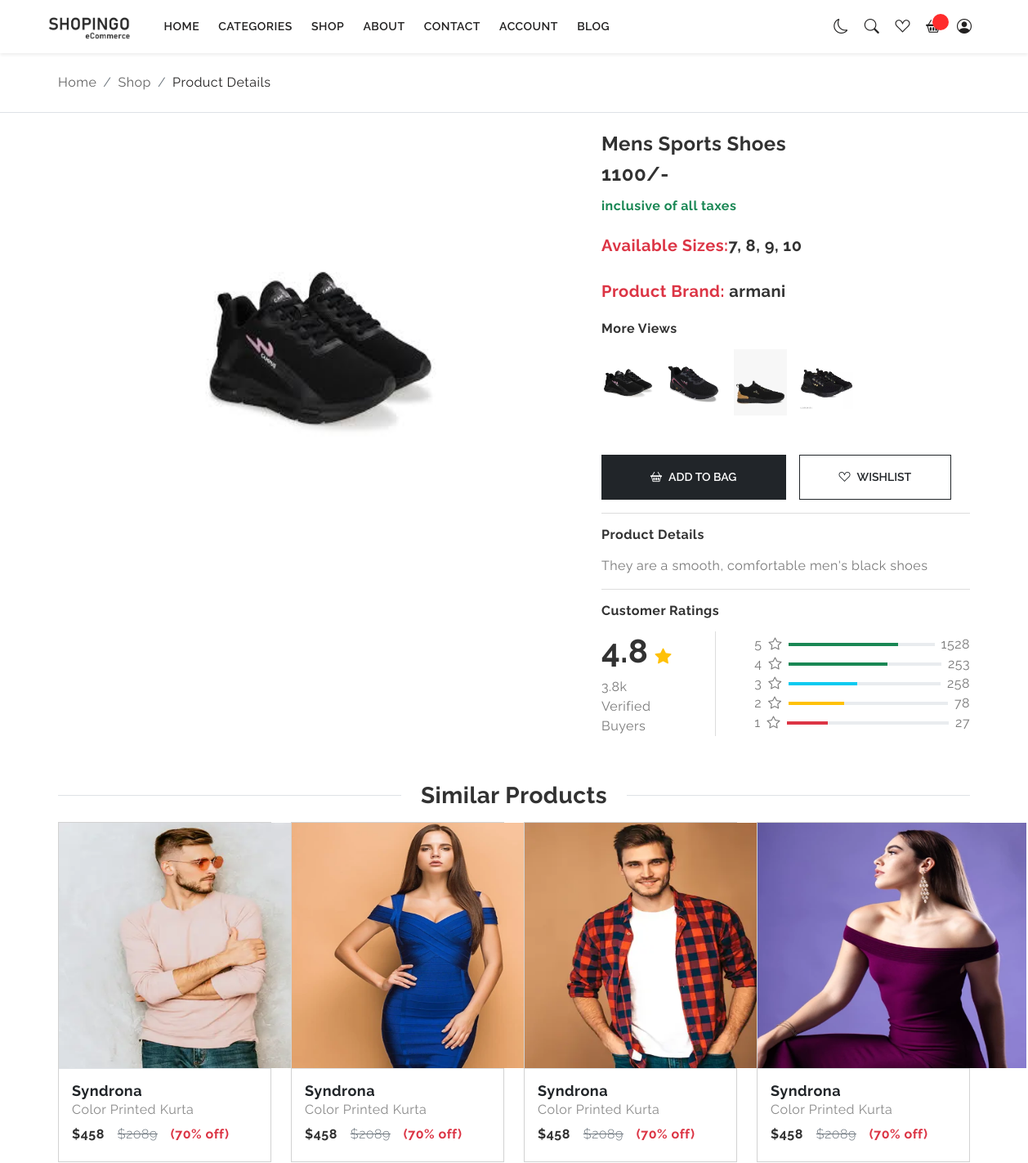
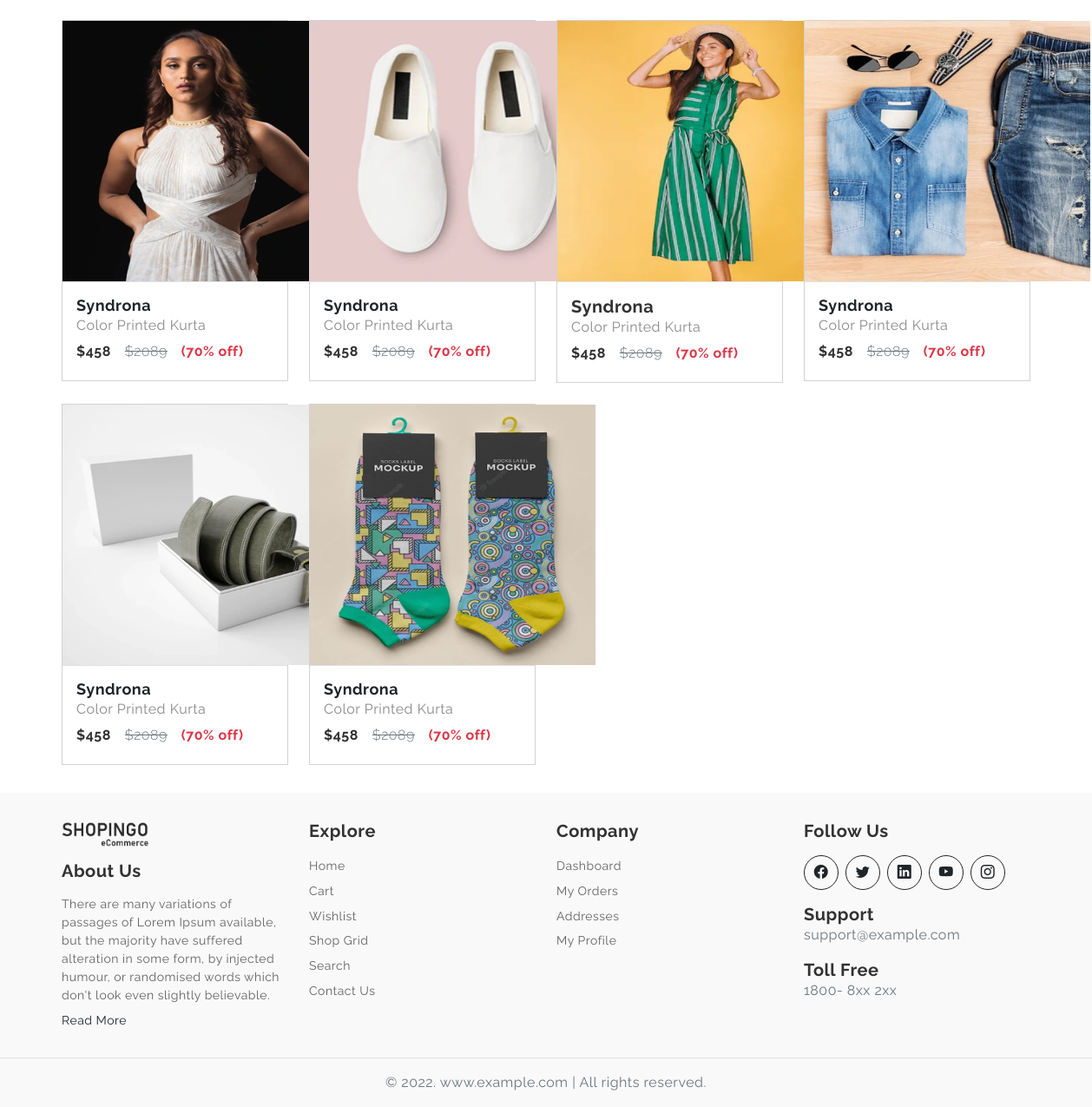
Page /src/view/product-details.php?product_id=61 (signed in) on the committed database (2 pictures, top to bottom).
### tables this page shows
CREATE TABLE `products_table` (
  `id` int NOT NULL,
  `product_name` varchar(255) NOT NULL,
  `description` varchar(255) NOT NULL,
  `price` int NOT NULL,
  `brand` varchar(255) NOT NULL,
  `stock` int NOT NULL,
  `product_size` varchar(255) DEFAULT NULL,
  `isFeatured` int NOT NULL DEFAULT '0',
  `isDeleted` int NOT NULL DEFAULT '0',
  `category_id` int NOT NULL,
  `featured_product_image` varchar(255) NOT NULL,
  `created_at` timestamp NOT NULL DEFAULT CURRENT_TIMESTAMP,
  `updated_at` timestamp NULL DEFAULT NULL ON UPDATE CURRENT_TIMESTAMP,
  `deleted_at` timestamp NULL DEFAULT NULL,
  `restored_at` datetime DEFAULT NULL
);

CREATE TABLE `product_images` (
  `id` int NOT NULL,
  `product_id` varchar(255) NOT NULL,
  `product_image` varchar(255) NOT NULL,
  `featured` tinyint DEFAULT NULL,
  `created_at` timestamp NOT NULL DEFAULT CURRENT_TIMESTAMP,
  `updated_at` timestamp NULL DEFAULT NULL
);

### src/view/product-details.php (the view, shortened to what the rows shown need)
<?php
include '../../includes/header.php';
include_once '../../includes/nav.php';
include '../controller/product_detail_handle.php';
?>
<div class="page-content">
  <section class="py-4">
    <div class="container">
      <div class="row g-4">
        <div class="col-12 col-xl-7">
          <div class="product-images">
            <div class="product-zoom-images">
              <div class="row row-cols-1 text-center mt-5 g-3">
                <?php foreach ($product_details as $row_data) {
                  $featured_image = $row_data['featured_product_image'];
                  ?>
                  <form action="../controller/cart_handle.php" method="POST">
                    <div class="col mt-5">
                      <div class="img-thumb-container overflow-hidden position-relative" data-fancybox="gallery"
                        data-featured-image="<?php echo $featured_image; ?>" data-other-image="<?php echo $images; ?>">
                        <img
                          src='<?php echo "../../shopingo_admin2-rahul/assets/images/product_featured_images/$featured_image" ?>'
                          class="img-fluid" style="height: 300px; width: 300px; " id="img_frame"
                          data-image-id="<?= $image_id; ?>" alt="">
                      </div>
                    </div>
                </div>
              </div>
            </div>
          </div>
          <div class=" col-12 col-xl-5">
            <div class="product-info">
              <div class="h4 fw-bold">
                <?php echo $row_data['product_name'];
                ?>
              </div>
              <div class="product-price d-flex align-items-center gap-3">
                <div class="h4 fw-bold">
                  <?php echo $row_data['price'] . '/-' ?>
                </div>
              </div>
              <p class="fw-bold mb-0 mt-1 text-success">inclusive of all taxes</p><br>
              <div class="h5 fw-bold">
                <?php echo '<span class="text-danger font-weight-bold" >Available Sizes:</span>' . $row_data['product_size'];
                ?>
              </div><br>
              <div class="h5 fw-bold">
                <?php echo '<span class="text-danger font-weight-bold" >Product Brand: </span>' . $row_data['brand'];
                ?>
              </div>
            <?php } ?>
            <div class="more-colors mt-4">
              <h6 class="fw-bold mb-3">More Views</h6>
              <div class="d-flex align-items-center gap-3">
                <?php foreach ($product_images as $img_data) {
                  $images = $img_data['product_image'];
                  $image_id = $img_data['id'];
                  ?>
                  <div class="">
                    <img src='<?php echo "../../shopingo_admin2-rahul/assets/images/product_image/$images" ?>' width="65"
                      class="sub_frame" alt="" data-image-id="<?= $image_id; ?>">
                  </div>
                <?php } ?>
              </div>
            </div>
                <?php
                foreach ($product_details as $row_data) {
                  ?>
              <?php
              if (!isset($_SESSION['user_login'])) { ?>
                <div class="cart-buttons mt-3">
                  <div class="buttons d-flex flex-column flex-lg-row gap-3 mt-4">
                    <button type="submit" name="cart_btn" class="btn btn-lg btn-dark btn-ecomm px-5 py-3 col-lg-6"
                      disabled><i class="bi bi-basket2 me-2"></i>Add to Bag</button>
                    <a href="#" class="btn btn-lg btn-outline-dark btn-ecomm px-5 py-3"><i
                        class="bi bi-suit-heart me-2"></i>Wishlist</a>
                  </div>
                  <h6 class="text-danger">Please login to access them</h6>
                </div>
              <?php } else { ?>
                <div class="cart-buttons mt-3">
                  <div class="buttons d-flex flex-column flex-lg-row gap-3 mt-4">
                    <button type="submit" name="cart_btn" class="btn btn-lg btn-dark btn-ecomm px-5 py-3 col-lg-6"><i
                        class="bi bi-basket2 me-2"></i>Add to Bag</button>
                    <button type="submit" name="wishlist_btn" class="btn btn-lg btn-outline-dark btn-ecomm px-5 py-3"><i
                        class="bi bi-suit-heart me-2"></i>Wishlist</button>
                  </div>
                </div>
              <?php }
              ?>
              <hr class="my-3">
              <div class="product-info">
                <h6 class="fw-bold mb-3">Product Details</h6>
                <p class="mb-1">
                  <?php echo $row_data['description'] ?>
                </p>
              </div>
            <?php } ?>
            <hr class="my-3">
            <div class="customer-ratings">
              <h6 class="fw-bold mb-3">Customer Ratings</h6>
              <div class="d-flex align-items-center gap-4 gap-lg-5 flex-wrap flex-lg-nowrap">
                <div class="">
                  <h1 class="mb-2 fw-bold">4.8<span class="fs-5 ms-2 text-warning"><i
                        class="bi bi-star-fill"></i></span>
                  </h1>
                </div>
              </div>
            </div>
          </div>
        </div>
      </div>
    </div>
  </section>
</div>
<?php include '../../includes/footer.php' ?>
</body>
</html>

### rows in the picture
products_table: featured_product_image (picture), product_name "Mens Sports Shoes", price "1100", product_size "7, 8, 9, 10", brand "armani", description "They are a smooth, comfortable men's black shoes"
product_images: product_image (picture)
product_images: product_image (picture)
product_images: product_image (picture)
product_images: product_image (picture)
